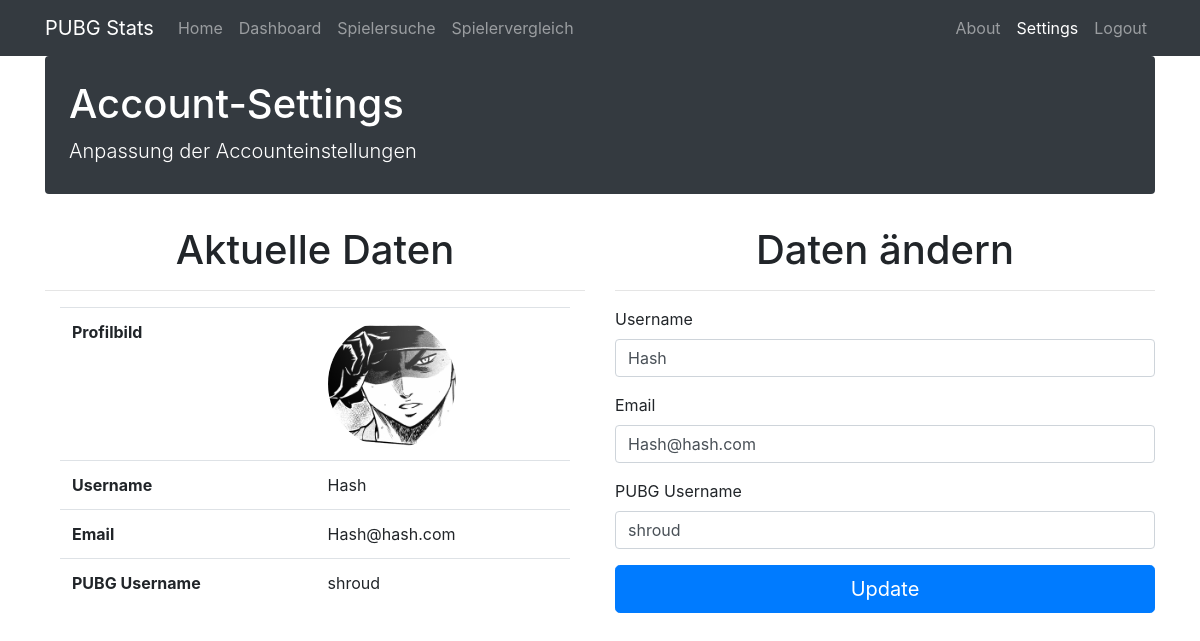
Before: /settings (signed in) with the older database file.
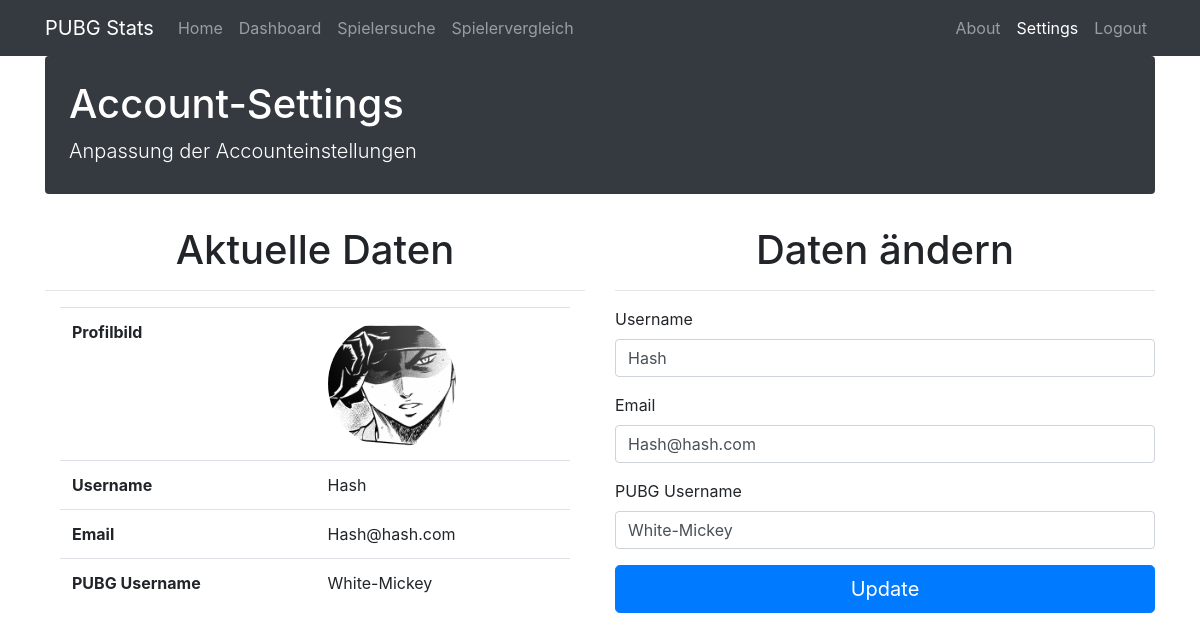
After: the same page with the newer database file.
### app.py (models this page shows, shortened)
class User(UserMixin, db.Model):
    id = db.Column(db.Integer, primary_key=True)
    username = db.Column(db.String(15), unique=True)
    email = db.Column(db.String(50), unique=True)
    password = db.Column(db.String(80))
    pubgusername = db.Column(db.String(20))

### app.py (the view)
@app.route('/settings', methods=['GET', 'POST'])
@login_required
def settings():
    form = SettingsForm()
    if form.validate_on_submit():
        current_user.username = form.username.data
        current_user.email = form.email.data
        current_user.pubgusername = form.pubgusername.data
        db.session.commit()
        flash('Your account hast been updated!', 'success')
        return redirect(url_for('settings'))
    elif request.method == 'GET':
        form.username.data = current_user.username
        form.email.data = current_user.email
        form.pubgusername.data = current_user.pubgusername
        image_file = url_for('static', filename='Player1.jpg')
    return render_template('settings.html', form=form,
                           image_file=image_file,
                           name=current_user.username,
                           email=current_user.email,
                           pubgusername=current_user.pubgusername)

### app.py
class SettingsForm(FlaskForm):
    username = StringField('Username', validators=[InputRequired(), Length(min=4, max=15)])
    email = StringField('Email', validators=[InputRequired(), Email(message='Invalid email'), Length(max=50)])
    pubgusername = StringField('PUBG Username', validators=[InputRequired(), Length(min=4, max=15)])

### app.py (called while the page is built)
@login_manager.user_loader
def load_user(user_id):
    return User.query.get(int(user_id))

### templates/settings.html (shortened to what this page needs)
{% extends 'layout.html' %}
{% import "bootstrap/wtf.html" as wtf %}
{% block nav_settings %}active{% endblock %}
{% block body %}
  <div class="jumbotron p-3 p-md-4 text-white rounded bg-dark">
        <div class="col-md-6 px-0">
          <h1 class="display-7">Account-Settings</h1>
          <p class="lead my-1">Anpassung der Accounteinstellungen</p>
        </div>
      </div>
<div class="row">
    <div class="col-md-6">
    <div class="card-light">
        <div class="card-header-light bg-transparent text-center">
            <h1 class="display-5">Aktuelle Daten</h1>
            <hr>
        </div>
            <div class="container">
                <table class="table">
                  <tbody>
                    <tr>
                      <th scope="row">Profilbild</th>
                      <td><img class="rounded-circle account-img"  style="width: 128px; height: 128px;" src="{{ image_file }}"></td>
                    </tr>
                    <tr>
                      <th scope="row">Username</th>
                      <td>{{ name }}</td>
                    </tr>
                    <tr>
                      <th scope="row">Email</th>
                      <td>{{ email }}</td>
                    </tr>
                    <tr>
                      <th scope="row">PUBG Username</th>
                      <td>{{ pubgusername }}</td>
                    </tr>
                  </tbody>
                </table>
            </div>
        </div>
    </div>
    <div class="col-md-6">
    <div class="card-light">
        <div class="card-header-light bg-transparent text-center">
            <h1 class="display-5">Daten ändern</h1>
            <hr>
        </div>
        <form class="form-signin" method="POST" action="/settings">
            {{ wtf.form_field(form.username) }}
            {{ wtf.form_field(form.email) }}
            {{ wtf.form_field(form.pubgusername) }}
            <button class="btn btn-lg btn-primary btn-block" type="submit">Update</button>
        </form>
    </div>
    </div>
</div>
{% endblock %}

### templates/layout.html (shortened to what this page needs)
<!DOCTYPE html>
<html>
  <head>
    <link rel="stylesheet" href="https://stackpath.bootstrapcdn.com/bootstrap/4.1.3/css/bootstrap.min.css">
      <link rel="stylesheet" href="https://use.fontawesome.com/releases/v5.4.1/css/all.css">
  </head>
  <body>
    <nav class="navbar navbar-expand-lg navbar-dark bg-dark sticky-top">
        <div class="container">
            <a class="navbar-brand" href="/home">PUBG Stats</a>
        <div class="collapse navbar-collapse" id="navbarTogglerDemo03">
            <ul class="navbar-nav mr-auto mt-2 mt-lg-0">
                <li class="{% block nav_home %}{% endblock %}">
                    <a class="nav-link" href="/home">Home</a>
                </li>
                {% if current_user.is_authenticated %}
                <li class="{% block nav_dashboard %}{% endblock %}">
                    <a class="nav-link" href="/dashboard">Dashboard</a>
                </li>
                <li class="{% block nav_playersearch %}{% endblock %}">
                    <a class="nav-link" href="/playersearch">Spielersuche</a>
                </li>
                <li class="{% block nav_comparison %}{% endblock %}">
                    <a class="nav-link" href="/comparison">Spielervergleich</a>
                </li>
                {% endif %}
            </ul>
        <ul class="navbar-nav navbar-right">
        <li class="{% block nav_about %}{% endblock %}">
        <a class="nav-link" href="/about">About</a>
        </li>
            {% if current_user.is_authenticated %}
            <li class="{% block nav_settings %}{% endblock %}">
                <a class="nav-link" href="/settings">Settings</a>
            </li>
            <li class="nav-item">
                <a class="nav-link" href={{ url_for('logout') }}>Logout</a>
            </li>
            {% endif %}
            </ul>
        </div>
        </div>
        </nav>
      <div class="container">
          {% block body %}{% endblock %}
      </div>
  </body>
</html>

Changed rows visible on the page:
changed User "Hash": pubgusername "shroud" → "White-Mickey"
